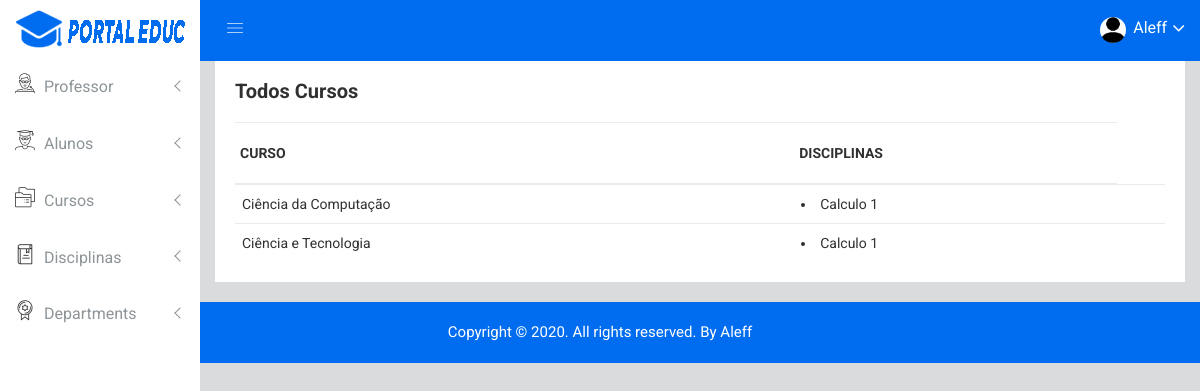
The app's page /all-courses (signed in), older data.
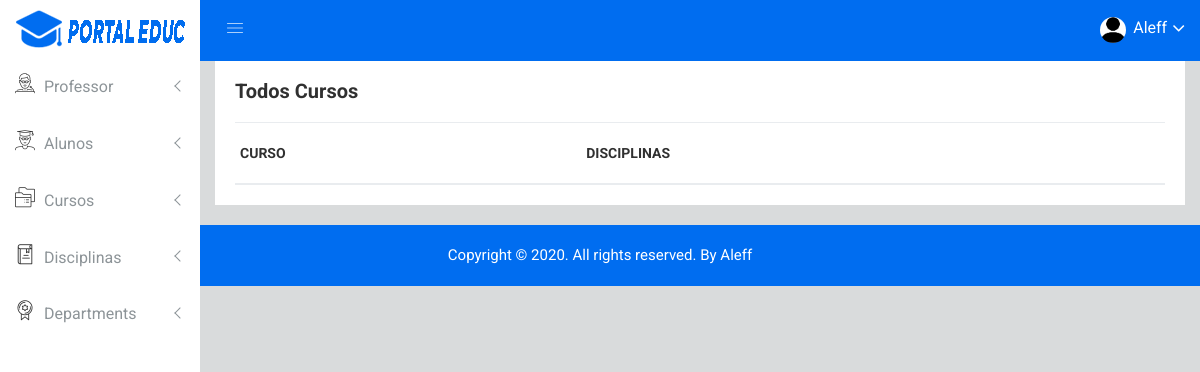
The same page, newer data.
### app/models.py (models this page shows, shortened)
class Curso(models.Model):
    nome = models.CharField(max_length=50)
    disciplinas = models.ManyToManyField('Disciplinas')
    class Meta:
        ordering = ['nome']
        '''
        permissions = (
                ('permissao_editar_curso', 'Pode editar cursos'),
                ('permissao_add_curso', 'Pode adicionar'),
                ('permissao_excluir_curso', 'Pode adicionar'),
            ) '''

class Disciplinas(models.Model):
    nome = models.CharField(max_length=50)
    requisitos = models.ManyToManyField('self', null=True, blank=True, symmetrical=False)
    prof = models.ForeignKey(User, on_delete=models.CASCADE, limit_choices_to={'groups__name': 'Professores'})
    alunos = models.ManyToManyField(User,related_name='Alunos', blank=True, limit_choices_to={'groups__name':'Alunos'})
    LOAN_STATUS = (
        ('a', 'Aberta'),
        ('f', 'Fechada'),
        ('e', 'Execução'),
        ('l', 'Finalizada'),
    )
    status = models.CharField(
        max_length=1,
        choices=LOAN_STATUS,
        blank=True,
        default='f',
        help_text='Status da Disciplina',
    )
    class Meta:
        ordering = ['id']

### app/views.py (the view)
# urls.py: path('all-courses', views.all_courses),
@login_required(login_url='/login')
def all_courses (request):
    cursos = Curso.objects.all()
    return render(request, 'all-courses.html', {'cursos': cursos})

### app/templates/all-courses.html (shortened to what this page needs)
{% extends "header.html" %}
{% block content %}
        <div class="product-status mg-b-15">
            <div class="container-fluid">
                <div class="row">
                    <div class="col-lg-12 col-md-12 col-sm-12 col-xs-12">
                        <div class="product-status-wrap">
                            <h4>Todos Cursos</h4>
                            <div class="asset-inner">
                                <table>
                                    <tr>
                                        <th>CURSO</th>
                                        <th>DISCIPLINAS</th>
                                    </tr>
                                    {% for x in cursos %}
                                    <tr>
                                        <td>{{x.nome}}</td>
                                        <td>{% for z in x.disciplinas.all %} <li>{{z.nome}}</li>{%endfor%}</td>
                                        <td>
                                        </td>
                                    </tr>
                                    {% endfor %}
                                </table>
                            </div>
                        </div>
                    </div>
                </div>
            </div>
        </div>
    </div>
{% endblock %}

Row changes from the older to the newer data that the page shows:
removed Curso: nome "Ciência da Computação"
no longer on this page (row edited): Disciplinas: nome "Calculo 1"
removed Curso: nome "Ciência e Tecnologia"
